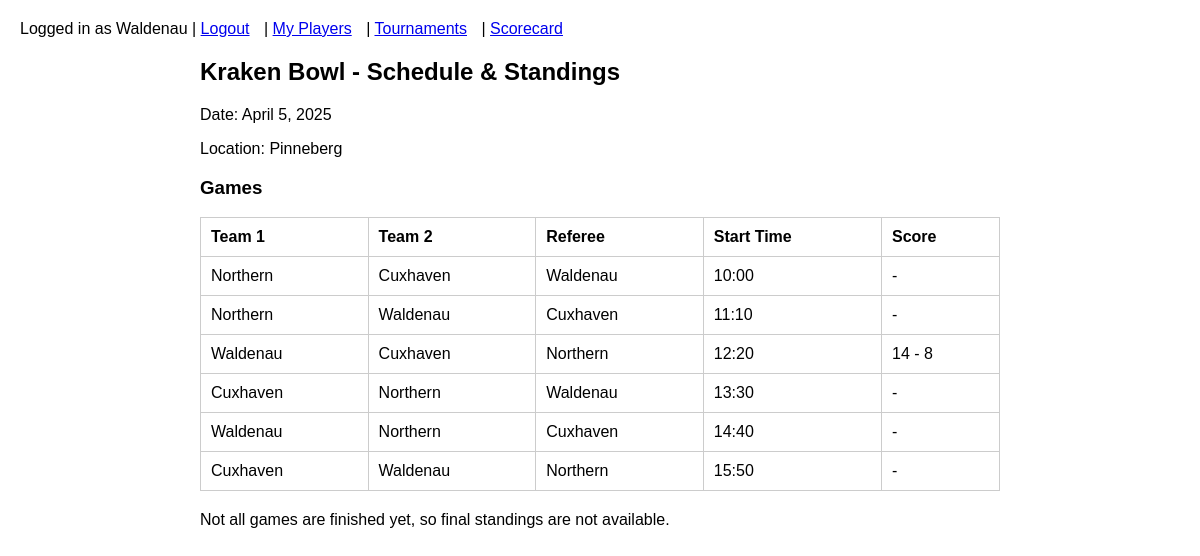
The app's page /tournaments/detail/2/ (signed in), older data.
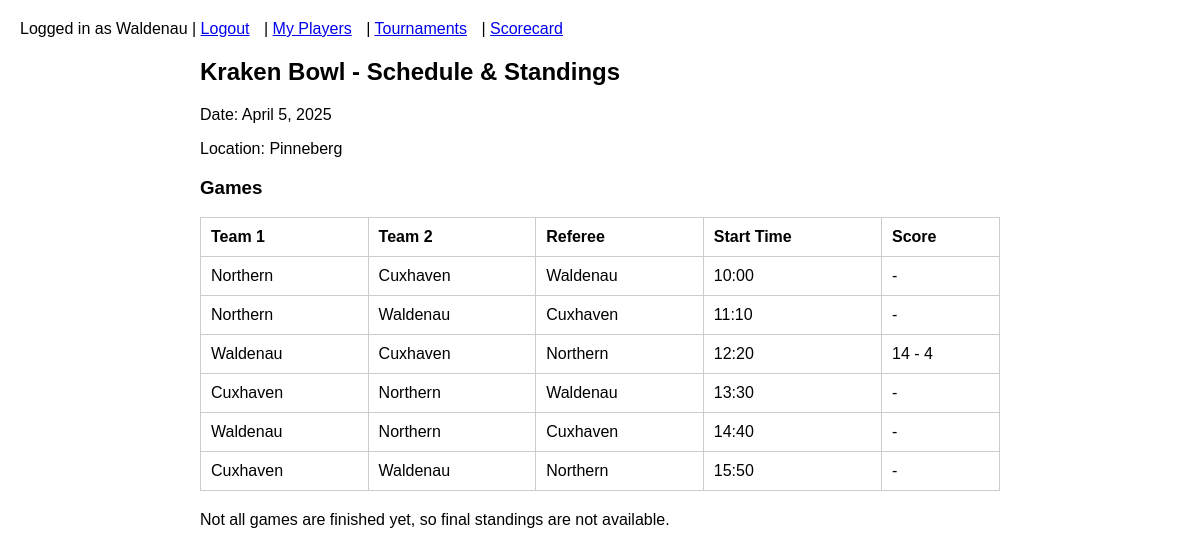
The same page, newer data.
### events/models.py (models this page shows, shortened)
class Game(models.Model):
    tournament = models.ForeignKey(Tournament, on_delete=models.CASCADE, related_name='games')
    team1 = models.ForeignKey(User, on_delete=models.CASCADE, related_name='team1_games')
    team2 = models.ForeignKey(User, on_delete=models.CASCADE, related_name='team2_games')
    referee = models.ForeignKey(User, on_delete=models.CASCADE, related_name='referee_games')
    start_time = models.DateTimeField()
    team1_score = models.IntegerField(null=True, blank=True)
    team2_score = models.IntegerField(null=True, blank=True)
    field_number = models.IntegerField(null=True, blank=True)  # Only used for 5-team tournaments
    coin_toss_winner_is_team1 = models.BooleanField(default=True)
    offense_is_team1 = models.BooleanField(default=True)

### events/views.py (the view)
# urls.py: path('tournaments/detail/<int:tournament_id>/', views.tournament_detail, name='tournament_detail'),
@login_required
def tournament_detail(request, tournament_id):
    if request.user.is_staff:
        return HttpResponseForbidden("Admins cannot access team tournament detail page.")
    tournament = get_object_or_404(Tournament, id=tournament_id)
    games = tournament.games.all().order_by('start_time')
    all_finished = True
    for g in games:
        if g.team1_score is None or g.team2_score is None:
            all_finished = False
            break
    standings = compute_tournament_standings(tournament)
    return render(request, 'tournament_detail.html', {
        'tournament': tournament,
        'games': games,
        'standings': standings,
        'all_finished': all_finished,
    })

### events/views.py (called while the page is built, shortened)
def tie_break_teams_in_tournament(tournament, team_list):
    stats_map = {}
    for d in team_list:
        t = d['team']
        stats_map[t] = get_team_stats_in_tournament(t, tournament)
    def compare(a, b):
        if a['points'] != b['points']:
            return b['points'] - a['points']
        A = a['team']
        B = b['team']
        Astats = stats_map[A]
        Bstats = stats_map[B]
        if a['pd'] != b['pd']:
            return b['pd'] - a['pd']
    sorted_list = sorted(team_list, key=cmp_to_key(compare))
    return sorted_list

def compute_tournament_standings(tournament):
    apps = TournamentApplication.objects.filter(tournament=tournament, approved=True)
    data = []
    for app in apps:
        team = app.team
        st = get_team_stats_in_tournament(team, tournament)
        data.append({
            'team': team,
            'points': st['points'],
            'pf': st['pf'],
            'pa': st['pa'],
            'pd': st['pd'],
        })
    sorted_list = tie_break_teams_in_tournament(tournament, data)
    rank = 1
    out = []
    for item in sorted_list:
        item['rank'] = rank
        out.append(item)
        rank += 1
    return out

### events/templates/tournament_detail.html
{% extends "base.html" %}
{% block content %}
<h2>{{ tournament.name }} - Schedule & Standings</h2>
<p>Date: {{ tournament.date }}</p>
<p>Location: {{ tournament.location }}</p>
<h3>Games</h3>
{% if games %}
    <table border="1" cellspacing="0" cellpadding="5">
        <tr>
            <th>Team 1</th>
            <th>Team 2</th>
            <th>Referee</th>
            <th>Start Time</th>
            <th>Score</th>
        </tr>
        {% for game in games %}
        <tr>
            <td>{{ game.team1.username }}</td>
            <td>{{ game.team2.username }}</td>
            <td>{{ game.referee.username }}</td>
            <td>{{ game.start_time|time:"H:i" }}</td>
            <td>
                {% if game.team1_score is not None and game.team2_score is not None %}
                    {{ game.team1_score }} - {{ game.team2_score }}
                {% else %}
                    -
                {% endif %}
            </td>
        </tr>
        {% endfor %}
    </table>
{% else %}
    <p>No schedule exists.</p>
{% endif %}
{% if all_finished %}
    <h3>Final Standings</h3>
    {% if standings %}
        <table border="1" cellspacing="0" cellpadding="5">
            <tr>
                <th>Rank</th>
                <th>Team</th>
                <th>Points</th>
                <th>PF</th>
                <th>PA</th>
                <th>PD</th>
            </tr>
            {% for entry in standings %}
            <tr>
                <td>{{ entry.rank }}</td>
                <td>{{ entry.team.first_name }} ({{ entry.team.username }})</td>
                <td>{{ entry.points }}</td>
                <td>{{ entry.pf }}</td>
                <td>{{ entry.pa }}</td>
                <td>{{ entry.pd }}</td>
            </tr>
            {% endfor %}
        </table>
    {% else %}
        <p>No standings available.</p>
    {% endif %}
{% else %}
    <p>Not all games are finished yet, so final standings are not available.</p>
{% endif %}
{% endblock %}

Row changes from the older to the newer data that the page shows:
changed Game (number 3 of 6 on the later page): team2_score "8" → "4"
